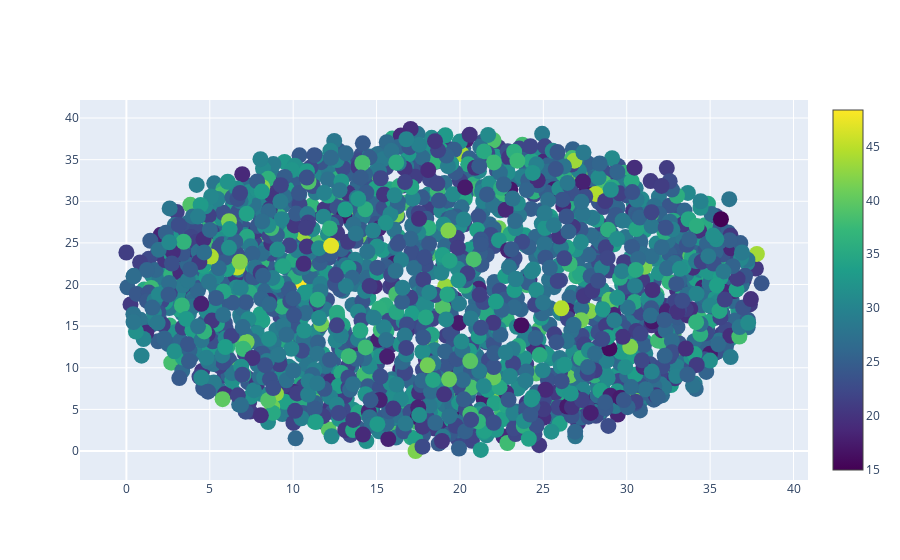

Here is the notebook cell this chart was saved with:
### Code cell
analysis.dimenfix_scatter_plot()

### Figure 1 — Plotly figure (JSON) as saved in the notebook; plotly's stock layout.template omitted (floating-point values rounded to 4 significant figures; data arrays with more than 128 entries replaced by an {"elided": "..."} marker saying what was removed)
{"data": [{"marker": {"color": {"elided": "2000 float values"}, "colorscale": [[0, "#440154"], [0.1111, "#482878"], [0.2222, "#3e4989"], [0.3333, "#31688e"], [0.4444, "#26828e"], [0.5556, "#1f9e89"], [0.6667, "#35b779"], [0.7778, "#6ece58"], [0.8889, "#b5de2b"], [1, "#fde725"]], "showscale": true, "size": 16}, "mode": "markers", "type": "scatter", "x": {"elided": "2000 float values"}, "y": {"elided": "2000 float values"}}], "layout": {}}
